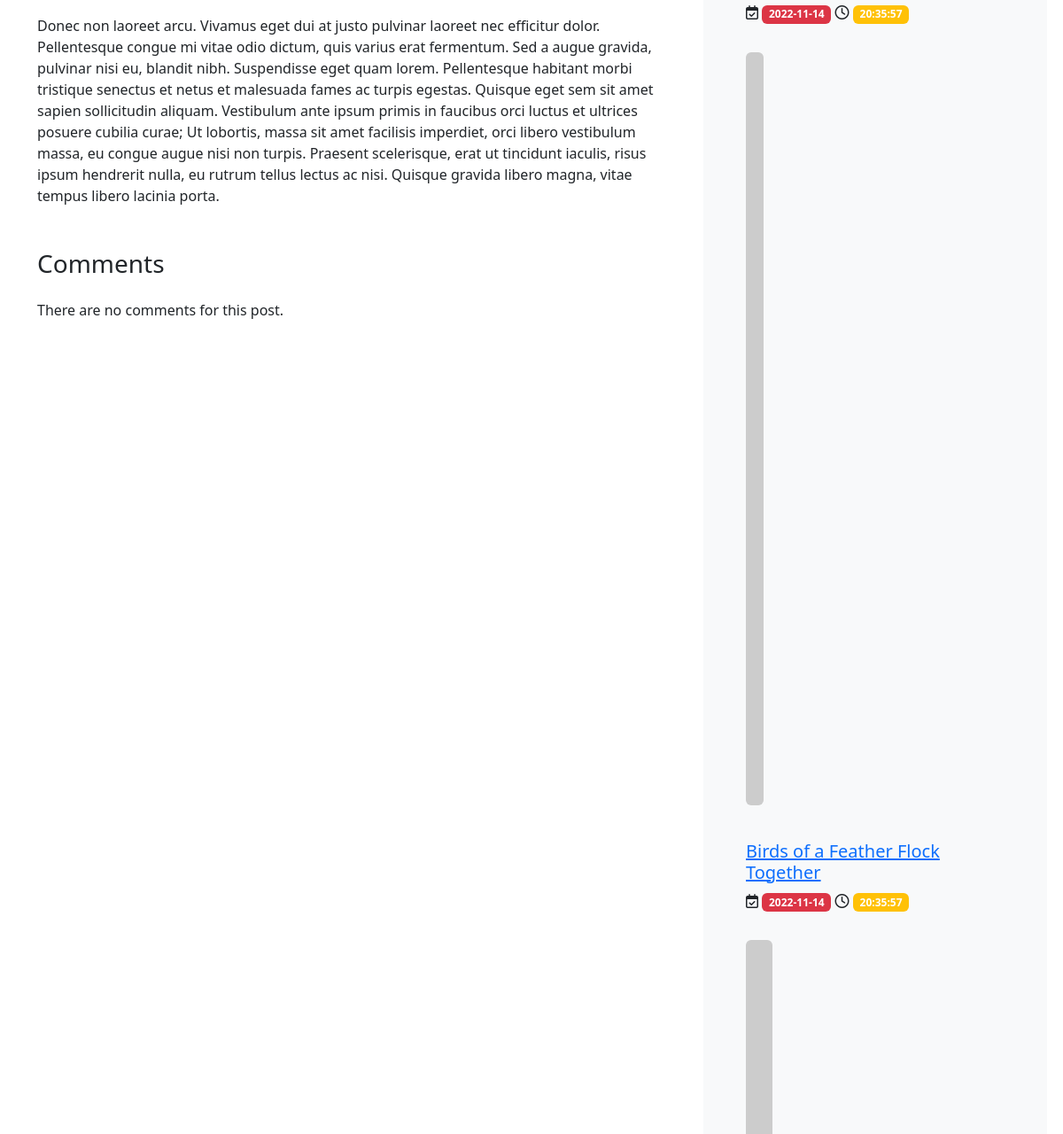
Before: /show.php?id=34 (middle part) with the older database file.
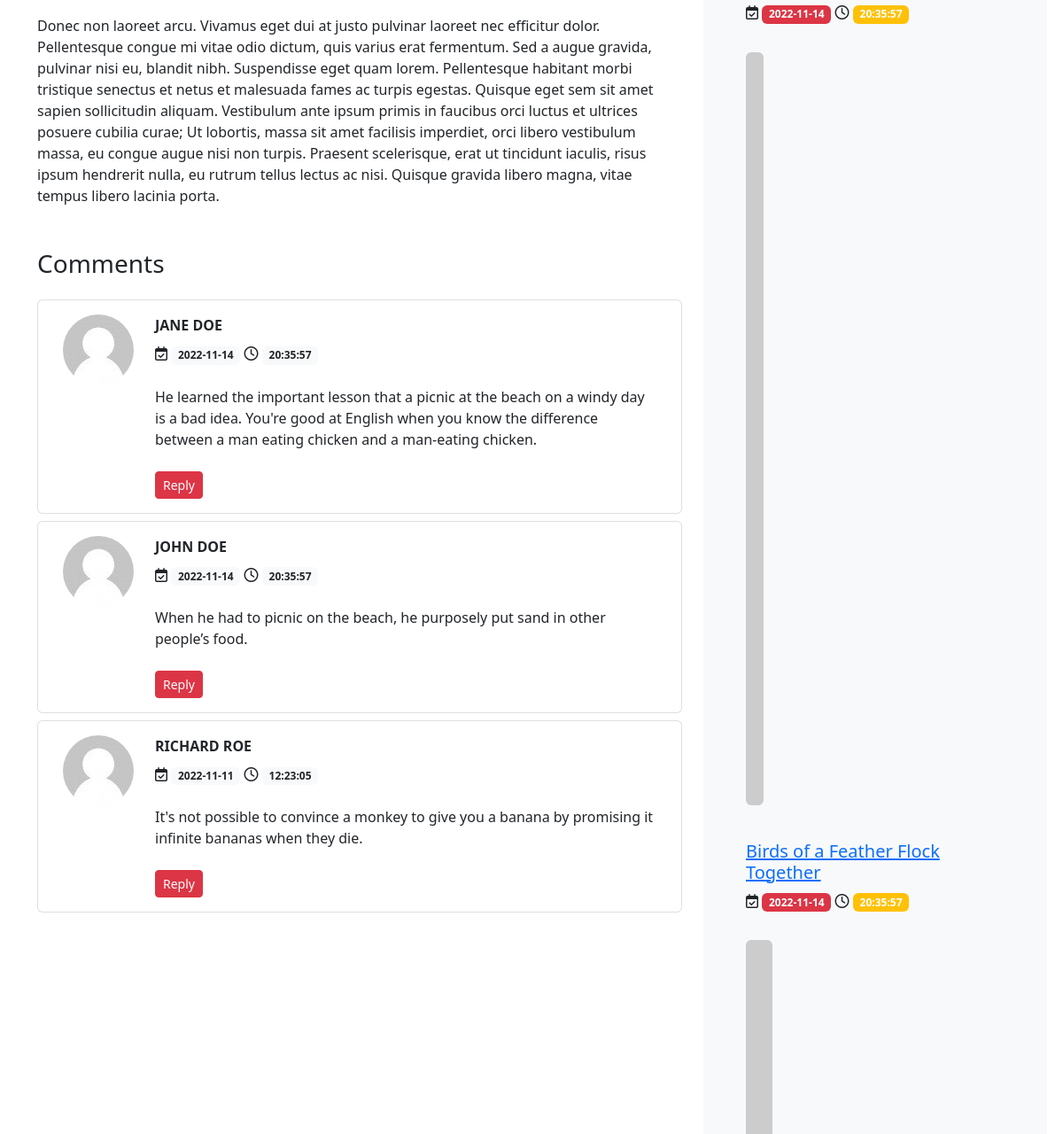
After: the same page with the newer database file.
### tables this page shows
CREATE TABLE posts (
    id              INT             NOT NULL    AUTO_INCREMENT,
    title           VARCHAR(255)    NOT NULL,
    content         TEXT            NOT NULL,
    img_url         VARCHAR(255)    NOT NULL,
    author_id       INT             NOT NULL,
    created_at      TIMESTAMP       NULL,
    updated_at      TIMESTAMP       NULL,
PRIMARY KEY (id),
FOREIGN KEY (author_id) REFERENCES users(id)
);

CREATE TABLE comments (
    id              INT             NOT NULL    AUTO_INCREMENT,
    post_id         INT             NOT NULL,
    parent_id       INT             NOT NULL    DEFAULT '-1',
    content         TEXT            NOT NULL,
    author_nick     VARCHAR(255)    NOT NULL,
    author_email    VARCHAR(255)    NOT NULL,
    author_url      VARCHAR(255)    NULL,
    created_at      TIMESTAMP       NULL,
    updated_at      TIMESTAMP       NULL,
    PRIMARY KEY (id),
    FOREIGN KEY (post_id) REFERENCES posts(id)
);

### show.php (called while the page is built, shortened)
<?php
require_once 'model.php';
if ( $_SERVER["REQUEST_METHOD"] == "GET" ) {
    $id = filter_var($_GET['id'], FILTER_SANITIZE_NUMBER_INT);
    $post = getPostById($id);
    $comments = getAllCommentsByPost($id);
    $latestPosts = getLatestPosts();
}
require 'views/show.php';

### model.php (called while the page is built, shortened)
<?php
require_once 'helper.php';
function getPDO(): PDO
{
    try {
        $pdo = new PDO(DB_URL, DB_USER, DB_PASS);
        $pdo->setAttribute(PDO::ATTR_ERRMODE, PDO::ERRMODE_EXCEPTION);
        $pdo->setAttribute(PDO::ATTR_DEFAULT_FETCH_MODE, PDO::FETCH_ASSOC);
        $pdo->setAttribute(PDO::ATTR_CASE, PDO::CASE_LOWER);
        $pdo->setAttribute(PDO::ATTR_AUTOCOMMIT, true);
        return $pdo;
    } catch (PDOException $exception) {
        exit('Failed to connect to database!');
    }
}
function getLatestPosts(): array|false
{
    $pdo = getPDO();
    $query = 'SELECT * FROM posts ORDER BY created_at DESC LIMIT 5';
    $stmt = $pdo->query($query);
    return $stmt->fetchAll();
}
function getAllCommentsByPost($post_id): bool|array
{
    $pdo = getPDO();
    $query = 'SELECT * FROM comments WHERE post_id = :post_id ORDER BY created_at DESC';
    $stmt = $pdo->prepare($query);
    $stmt->bindParam(':post_id', $post_id, PDO::PARAM_INT);
    $stmt->execute();
    return $stmt->fetchAll();
}

### views/show.php (the view, shortened to what the changed rows need)
    <div class="container">
        <?php if ( !empty($post) ) : ?>
            <div class="row mt-4 mb-4 gx-5">
                <div class="col-12 col-lg-8 mt-2 mb-4">
                    <div class="mt-4">
                        <?php if ( count($comments) > 0 ) : ?>
                            <?php echo showComments($comments); ?>
                        <?php else : ?>
                            <div class="row mt-4 mb-4">
                                <div class="col-12">
                                    <p>There are no comments for this post.</p>
                                </div>
                            </div>
                        <?php endif; ?>
                    </div>
                </div>
                <div class="col-12 col-lg-4 mt-2 mb-2 bg-light">
                    <div class="px-4 mt-4">
                        <div class="tab-content" id="myTabContent">
                            <div class="tab-pane fade show active" id="latest" role="tabpanel" aria-labelledby="latest-tab">
                                <?php foreach ($latestPosts as $latestPost) : ?>
                                    <div class="row mt-4 mb-4">
                                        <div class="col-12 mt-2 mb-2">
                                            <a href="<?php echo APP_URL; ?>show.php?id=<?php echo $latestPost['id']; ?>">
                                                <h5><?php echo $latestPost['title']; ?></h5>
                                            </a>
                                            <?php
                                            $datetime = new DateTime($latestPost['created_at']);
                                            $date = $datetime->format('Y-m-d');
                                            $hour = $datetime->format('H:i:s');
                                            ?>
                                            <p>
                                                <i class="fa-regular fa-calendar-check"></i>
                                                <time class="badge bg-danger"><?php echo $date; ?></time>
                                                <i class="fa-regular fa-clock"></i>
                                                <time class="badge bg-warning"><?php echo $hour; ?></time>
                                            </p>
                                        </div>
                                        <a href="<?php echo APP_URL; ?>show.php?id=<?php echo $latestPost['id']; ?>">
                                            <div class="col-12 mt-2 mb-2">
                                                <img src="<?php echo $latestPost['img_url']; ?>" class="img-fluid rounded" alt="...">
                                            </div>
                                        </a>
                                    </div>
                                <?php endforeach; ?>
                            </div>
                        </div>
                    </div>
                </div>
            </div>
        <?php endif; ?>
    </div>
<?php include 'base.php' ?>

### helper.php (shortened to what the changed rows need)
<?php
function showComments($comments): string
{
    $html = '';
    foreach ( $comments as $comment ) {
        $datetime = new DateTime($comment['created_at']);
        $html .=
            '<ul class="mt-2 mb-2 list-group">
                <li class="list-group-item">
                    <div class="container">
                        <div class="row">
                            <div class="col-auto mt-2">
                                <img class="rounded-circle" src="' . APP_URL . 'img/mystery-man.jpg">
                            </div>
                            <div class="col">
                                <div class="comment-author mt-2 mb-2">
                                    <strong class="text-uppercase">' . $comment['author_nick'] . '</strong>
                                </div>
                                <div class="comment-meta">
                                    <i class="fa-regular fa-calendar-check"></i>
                                    <time class="badge bg-light text-dark">' . $datetime->format('Y-m-d') . '</time>
                                    <i class="fa-regular fa-clock"></i>
                                    <time class="badge bg-light text-dark">' . $datetime->format('H:i:s') . '</time>
                                </div>
                                <div class="comment-content mt-4 mb-4">' . $comment['content'] . '</div>
                                <div class="reply mb-2">
                                    <a class="btn btn-sm btn-danger" href="#!">Reply</a>
                                </div>
                            </div>
                        </div>
                    </div>
                </li>
            </ul>';
    }
    return $html;
}

Changed rows visible on the page:
added comments: author_nick "JANE DOE", created_at "2022-11-14", created_at "20:35:57", content "He learned the important lesson that a picnic at the beach on a windy day is a bad idea. You're good at English when you know the difference between a man eating chicken and a man-eating chicken."
added comments: author_nick "JOHN DOE", created_at "2022-11-14", created_at "20:35:57", content "When he had to picnic on the beach, he purposely put sand in other people’s food."
added comments: author_nick "RICHARD ROE", created_at "2022-11-11", created_at "12:23:05", content "It's not possible to convince a monkey to give you a banana by promising it infinite bananas when they die."
Other visible differences:
text no longer shown: "There are no comments for this post."
